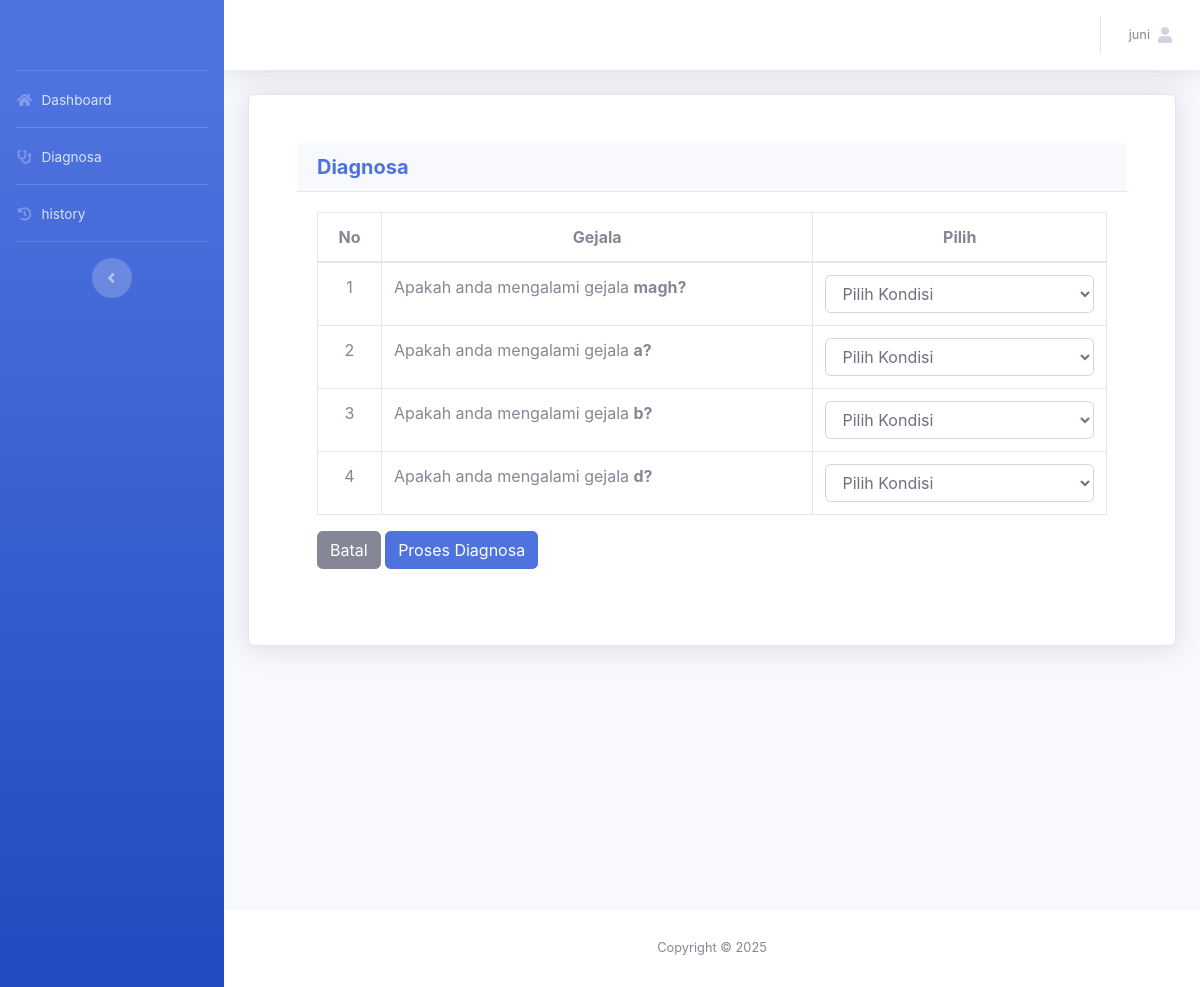
/pasien/diagnosa.php (signed in), run on the app's committed database.
### tables this page shows
CREATE TABLE `tbl_gejala` (
  `id_gejala` int(11) NOT NULL,
  `nama_gejala` text NOT NULL,
  `nilai_gejala` double NOT NULL
);

### pasien/diagnosa.php (the view, shortened to what this page needs)
<?php
include '../assets/conn/config.php';
include 'header.php';
?>
<div class="container">
    <div class="card shadow p-5 mb-5">
        <div class="card-header">
            <h5 class="m-0 font-weight-bold text-primary">Diagnosa</h5>
        </div>
        <div class="card-body">
            <form action="diagnosa.php?aksi=diagnosa" method="post">
                <table class="table table-bordered">
                        <tr>
                            <th class="text-center">No</th>
                            <th class="text-center">Gejala</th>
                            <th class="text-center">Pilih</th>
                        </tr>
                    <tbody>
                        <?php
                        $data = mysqli_query($conn, "SELECT * FROM tbl_gejala ORDER BY id_gejala");
                        $i = 0;
                        while ($a = mysqli_fetch_array($data)) {
                            $i++;
                            echo "
                            <tr>
                                <td class='text-center'>$i</td>
                                <td class='text-justify'>Apakah anda mengalami gejala
                                <b>{$a['nama_gejala']}?</b></td>
                                <td>
                                <select class='form-control' name='kondisi[]'>
                                    <option selected disabled>Pilih Kondisi</option>
                                    <option value='0.8'>Yakin</option>
                                    <option value='0.6'>Cukup Yakin</option>
                                    <option value='0.4'>Kurang Yakin</option>
                                    <option value='0.2'>Tidak Yakin</option>
                                    <option value='0'>Sangat Tidak Yakin</option>
                                </select>
                                </td>
                            </tr>
                            <input type='hidden' name='id_gejala[]' value='{$a['id_gejala']}'>
                            ";
                        }
                        ?>
                    </tbody>
                </table>
                <a href="index.php" class="btn btn-secondary mb-2">Batal</a>
                <input type="submit" value="Proses Diagnosa" class="btn btn-primary mb-2">
            </form>
        </div>
    </div>
</div>
<?php
include 'footer.php';
?>

### pasien/header.php (shortened to what this page needs)
<?php
include '../assets/conn/config.php';
?>
<!DOCTYPE html>
<html lang="en">
<head>
  <link href="../assets/vendor/fontawesome-free/css/all.min.css" rel="stylesheet" type="text/css">
  <link href="../assets/css/sb-admin-2.min.css" rel="stylesheet">
  <link href="../assets/vendor/datatables/dataTables.bootstrap4.min.css" rel="stylesheet">
</head>
<body id="page-top">
  <div id="wrapper">
    <ul class="navbar-nav bg-gradient-primary sidebar sidebar-dark accordion" id="accordionSidebar">
      <a class="sidebar-brand d-flex align-items-center justify-content-center" href="index">
      </a>
      <hr class="sidebar-divider my-0">
      <li class="nav-item">
        <a class="nav-link" href="index.php">
          <i class="fas fa-fw fa-home"></i>
          <span>Dashboard</span></a>
      </li>
      <hr class="sidebar-divider my-0">
      <li class="nav-item">
        <a class="nav-link" href="diagnosa.php">
          <i class="fas fa-fw fa-stethoscope"></i>
          <span>Diagnosa</span></a>
      </li>
      <hr class="sidebar-divider my-0">
      <li class="nav-item">
        <a class="nav-link" href="history.php">
          <i class="fas fa-fw fa-history"></i>
          <span>history</span></a>
      </li>
      <hr class="sidebar-divider d-none d-md-block">
      <div class="text-center d-none d-md-inline">
        <button class="rounded-circle border-0" id="sidebarToggle"></button>
      </div>
    </ul>
    <div id="content-wrapper" class="d-flex flex-column">
      <div id="content">
        <nav class="navbar navbar-expand navbar-light bg-white topbar mb-4 static-top shadow">
          <ul class="navbar-nav ml-auto">
            <li class="nav-item dropdown no-arrow">
              <a class="nav-link dropdown-toggle" href="#" id="userDropdown" role="button"
                data-toggle="dropdown" aria-haspopup="true" aria-expanded="false">
                <?php
                $username = $_SESSION['username'];
                $det = mysqli_query($conn, "SELECT * from tbl_admin where username='$username'");
                while ($d = mysqli_fetch_array($det)) {
                ?>
                  <span class="mr-2 d-none d-lg-inline text-gray-600 small"><?php echo $d['nama_lengkap'] ?></span>
                <?php
                }
                ?>
                <span class="fa fa-user"><span>
              </a>
            </li>
          </ul>
        </nav>
</body>
</html>

### data on the page
tbl_gejala: nama_gejala "magh"
tbl_gejala: nama_gejala "a"
tbl_gejala: nama_gejala "b"
tbl_gejala: nama_gejala "d"

### other printed values
$d['nama_lengkap'] "juni"
